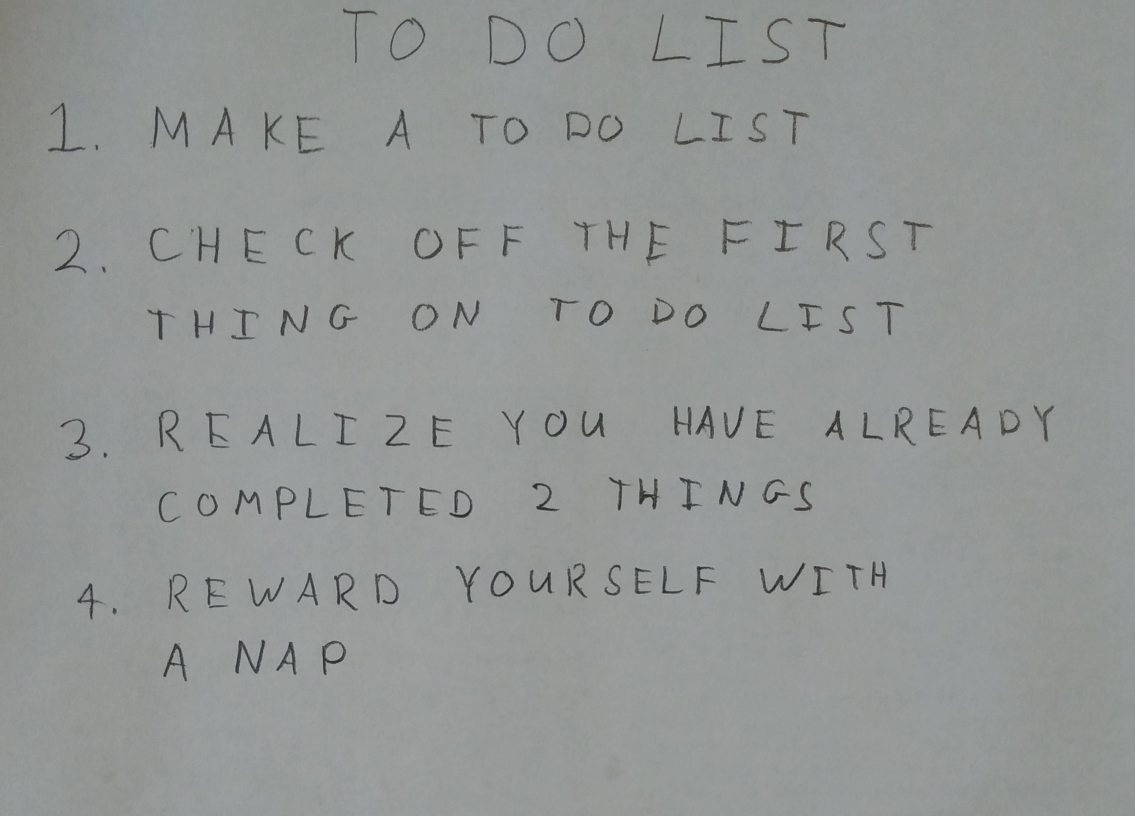
%> input picture Optical Character Recognition using Neural Networks/hw5/images/01_list.jpg, 2270 x 1631 px (shown at 1/2 size)
$ octave --eval "result = findLetters(imread('../images/01_list.jpg'));"   (GNU Octave 9; MATLAB toolbox functions it lacks are replaced by stand-ins)
%> lines starting %> are read from the running program, lines starting %| are printed output that depends on the picture; in (x1, y1, x2, y2) boxes, pixels count from 0 and x2, y2 are one past the last pixel; in counts of white or black regions, pixels touching at a corner belong together; the program's own positions count from 1
function [lines, bw] = findLetters(im)
% [lines, BW] = findLetters(im) processes the input RGB image and returns a cell
% array 'lines' of located characters in the image, as well as a binary
% representation of the input image. The cell array 'lines' should contain one
% matrix entry for each line of text that appears in the image. Each matrix entry
% should have size Lx4, where L represents the number of letters in that line.
% Each row of the matrix should contain 4 numbers [x1, y1, x2, y2] representing
% the top-left and bottom-right position of each box. The boxes in one line should
% be sorted by x1 value.

bw = rgb2gray(im);
bw = im2bw(bw,graythresh(bw));
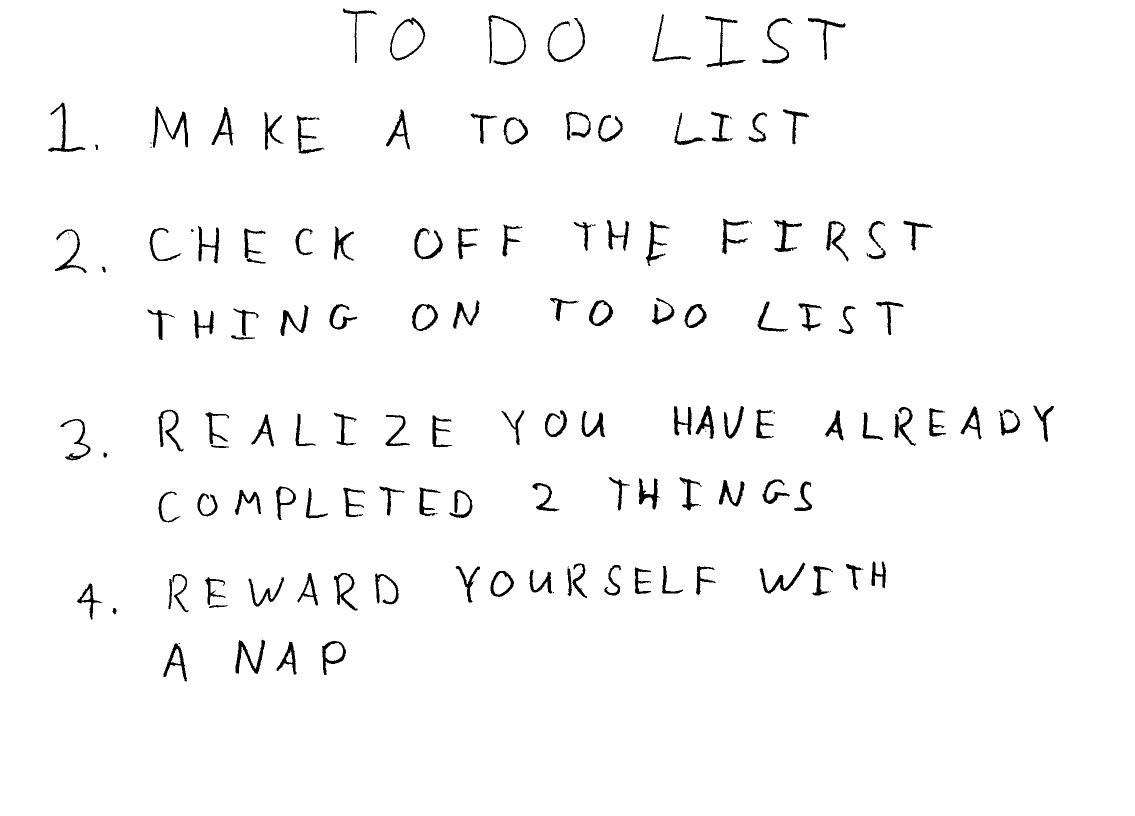
%> bw: size 1631x2270 logical (shown at 1/2 size); 97.6% white; 158 black regions (29 under 20 px), largest, box (x1, y1, x2, y2) and area: (306, 213, 376, 295) 1376, (471, 1279, 530, 1348) 1221, (977, 30, 1052, 131) 1148
bw = ~imdilate(~bw, strel('square',9));
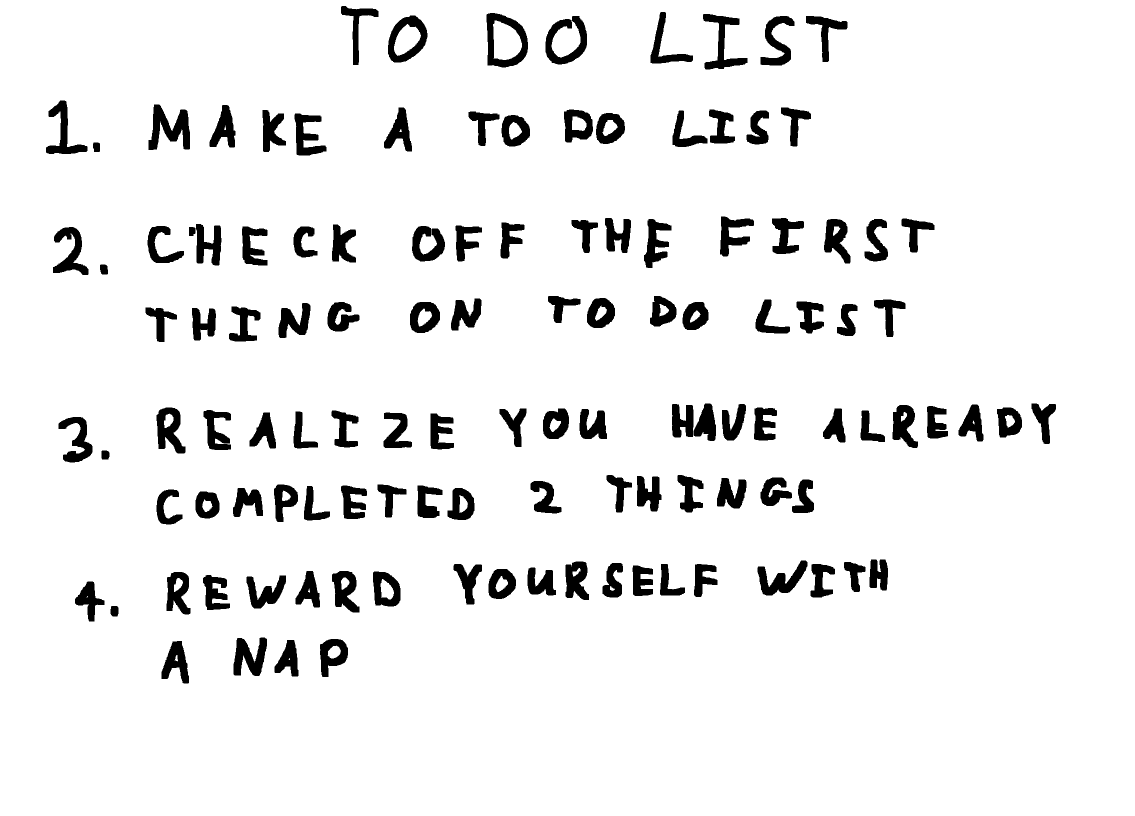
%> bw: size 1631x2270 logical (shown at 1/2 size); 93.1% white; 120 black regions, largest, box (x1, y1, x2, y2) and area: (297, 209, 380, 300) 3934, (973, 26, 1056, 135) 3872, (1091, 32, 1174, 129) 3509
connection=bwconncomp(~bw);
%> connection = 120 connected components
connect_pixel=connection.PixelIdxList;
%> connect_pixel = 120 items
element={};
j=1;

% get rid of small connections
for i=1:length(connect_pixel)
    if length(connect_pixel{i})>800
        element(j)=mat2cell(connect_pixel{i},size(connect_pixel{i},1));
        j=j+1;
    end
end
%> this loop made 120 passes
%> after the loop, element = 115 items; j = 116

center= zeros(length(element),2);
position = zeros(length(element),4);

for i=1: length(element)
    [row,column] = ind2sub(size(bw),element{i});
    center(i,:)= mean([row column],1);
    lefttop_x=0.99*min(column);
    lefttop_y=0.99*min(row);
    rightbottom_x=1.01*max(column);
    rightbottom_y=1.01*max(row);
    position(i,:)=[lefttop_y,lefttop_x,rightbottom_y,rightbottom_x];
end
%> this loop made 115 passes
%> (lefttop_x, lefttop_y, rightbottom_x, rightbottom_y) on passes 1 to 12: (92.07, 200, 176.8, 311.1), (105.9, 450.4, 178.8, 555.5), (116.8, 826.6, 186.8, 934.2), (149.5, 1152.4, 211.1, 1255.4), (289.1, 609.8, 357.5, 690.8), (293, 448.5, 371.7, 531.3), (295, 207.9, 383.8, 303), (310.9, 807.8, 374.7, 916.1), (310.9, 970.2, 368.6, 1059.5), (320.8, 1270.2, 381.8, 1380.7), (330.7, 1133.5, 384.8, 1241.3), (381.1, 610.8, 436.3, 687.8)
%> after the loop, center = 115 rows, first 12: [265.9 127.8; 504.6 141.8; 881.4 155.5; 1200.4 178.9; 642.1 321.3; 493.2 322.6; 256.9 340.2; 859.9 339.2; 1016.1 334.3; 1325.2 353.1; 1185.4 356; 648 407.4]; position = 115 rows, first 8: [200 92.07 311.1 176.8; 450.4 105.9 555.5 178.8; 826.6 116.8 934.2 186.8; 1152.4 149.5 1255.4 211.1; 609.8 289.1 690.8 357.5; 448.5 293 531.3 371.7; 207.9 295 303 383.8; 807.8 310.9 916.1 374.7]

% sorting the elements line by line
[~,index]=sort(center(:,1));
%> index = 115 values, max 115 at index 55, min 1 at index 20, mean 58
center=center(index,:);
%> center = 115 rows, first 12: [53.33 715.5; 63.41 1652.9; 78.4 815.1; 82.17 1133.5; 82.35 1010.8; 84.78 1555.1; 86.85 1446.3; 93.92 1331.1; 245 1590.8; 248.7 965.5; 251.5 1155.3; 255 1443.3]
position=position(index,:);
%> position = 115 rows, first 8: [12.87 676.2 131.3 764.6; 32.67 1596.9 125.2 1712; 31.68 769.2 126.2 863.5; 32.67 1081.1 130.3 1185.7; 26.73 964.3 136.3 1066.6; 32.67 1506.8 132.3 1604.9; 28.71 1392.9 140.4 1510; 24.75 1289 128.3 1399.9]

% finding the entry of each line
line_entry=[];
line_entry=[line_entry;1];
for i=2:size(center,1)

    if center(i,1)-center(i-1,1)>50
        line_entry=[line_entry;i];
    end
end
%> this loop made 114 passes
%> line_entry on passes 8, 22, 39, 54: [1; 9], [1; 9; 23], [1; 9; 23; 40], [1; 9; 23; 40; 55]
%> after the loop, line_entry = [1; 9; 23; 40; 55; 77; 93; 112]

lines = cell(1,length(line_entry));
%> lines = {[], [], [], [], [], [], [], []}
for i=1:length(line_entry)
    if i == length(line_entry)
        t=line_entry(i):size(center,1);
    else
        t=line_entry(i):line_entry(i+1)-1;
    end
    [~,index] = sort(center(t,2));
    line_location = position(t,:);
    lines{i} = line_location(index,:);
end
%> this loop made 8 passes
%> (t, index) on passes 1, 2, 4, 6, 8: ([1 2 3 4 5 6 7 8], [1; 3; 5; 4; 8; 7; 6; 2]), ([9 10 11 12 13 14 15 16 17 18 19 20 21 22], [12; 5; 7; 9; 14; 11; 2; 10; 3; 6; 13; 4; 8; 1]), ([40 41 42 43 44 45 46 47 48 49 50 51 52 53 54], [11; 14; 15; 13; 8; 9; 5; 1; 4; 2; 7; 12; 6; 10; 3]), ([77 78 79 80 81 82 83 84 85 86 87 88 89 90 91 92], [16; 13; 10; 9; 15; 12; 6; 11; 14; 7; 1; 4; 3; 5; 2; 8]), ([112 113 114 115], [4; 2; 3; 1])
%> after the loop, lines = 8 items


end
